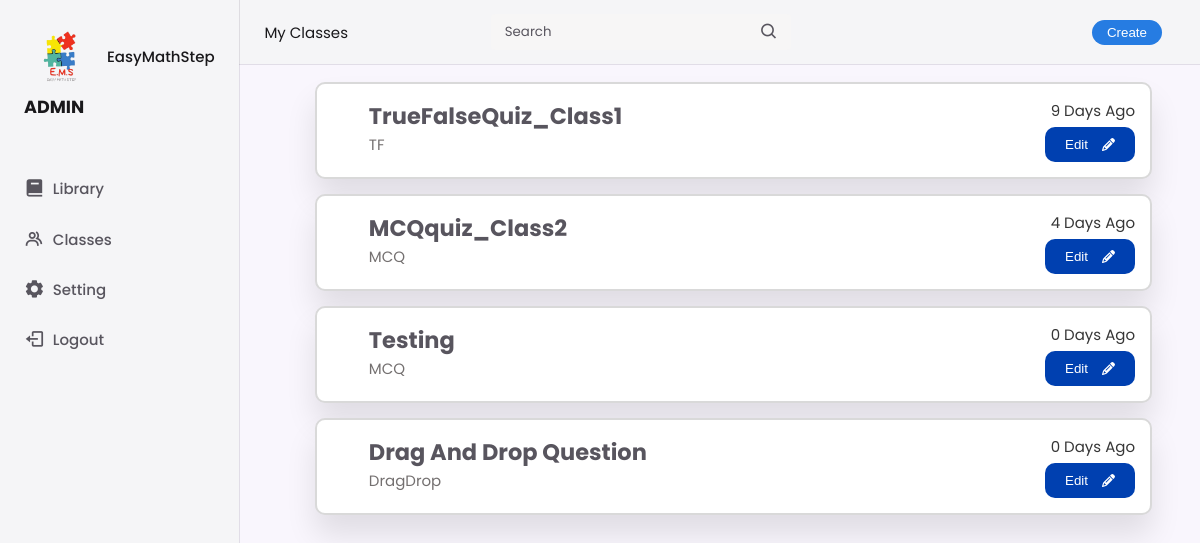
Page /library_page.php (signed in) on the committed database.
### tables this page shows
CREATE TABLE `teacher` (
  `teacher_email` varchar(255) NOT NULL,
  `password` varchar(255) DEFAULT NULL,
  `teacher_name` char(100) DEFAULT NULL,
  `teacher_number` varchar(20) DEFAULT NULL
);

CREATE TABLE `lesson` (
  `lesson_id` int(11) NOT NULL,
  `lesson_name` char(100) DEFAULT NULL,
  `teacher_email` varchar(255) DEFAULT NULL,
  `question_type` enum('MCQ','TF','DragDrop') DEFAULT NULL,
  `date_changes` datetime DEFAULT current_timestamp() ON UPDATE current_timestamp()
);

### Teacher_loginValidate.php (called while the page is built, shortened)
<?php
include('database/connection.php');
$user_email = $_COOKIE['user_email'];
$username_query = "SELECT * FROM teacher WHERE teacher_email = '$user_email'";
$result = $conn->query($username_query);
$row = $result->fetch_assoc();
$teacherName = $row['teacher_name']
?>

### library_page.php (the view, shortened to what this page needs)
<!DOCTYPE html>
<html lang="en">
<head>
    <link rel="stylesheet" href="./Css_folder/teacher_base.css">
    <link rel="stylesheet" href="./Css_folder/library_page.css">
    <link rel="stylesheet" href="https://cdn.jsdelivr.net/npm/boxicons@latest/css/boxicons.min.css">
    <link rel="stylesheet" href="https://cdnjs.cloudflare.com/ajax/libs/font-awesome/5.15.4/css/all.min.css" />
</head>
<body>
    <?php
    include('teacher_base.php');
    $sql = "SELECT lesson_id, lesson_name, question_type, date_changes FROM lesson WHERE teacher_email = ?";
    $stmt = $conn->prepare($sql);
    $stmt->bind_param("s", $user_email);
    $stmt->execute();
    $result = $stmt->get_result();
    while ($row = $result->fetch_assoc()) {
        $lesson_id = htmlspecialchars($row['lesson_id']);
        $lesson_name = htmlspecialchars($row['lesson_name']);
        $question_type = htmlspecialchars($row['question_type']);
        $date_changes = htmlspecialchars($row['date_changes']);
        $current_date = new DateTime();
        $date_change = new DateTime($date_changes);
        $interval = $current_date->diff($date_change);
        $days_ago = $interval->days . " days ago";
        $icons = [
            'MCQ' => "<i class='fas fa-question-circle'></i>",
            'DragDrop' => "<i class='far fa-hand-lizard'></i>",
            'TF' => "<i class='fas fa-check-circle'></i>"
        ];
        $icon = $icons[$question_type] ?? '';
        echo "
        <div class='quizgame_wapper'>
            <div class='quiz-container'>
                <div class='quiz-detail'>
                    <div class='img'>
                        $icon
                    </div>
                    <div class='text'>
                        <h2>$lesson_name</h2>
                        <span>$question_type</span>
                    </div>
                </div>
                <div class='edit_info'>
                    <span>$days_ago</span>
                    <div>
                        <button class='Btn' onclick='openModal(\"$lesson_id\", \"$question_type\")'>
                            Edit
                            <svg class='svg' viewBox='0 0 512 512'>
                                <path d='M410.3 231l11.3-11.3-33.9-33.9-62.1-62.1L291.7 89.8l-11.3 11.3-22.6 22.6L58.6 322.9c-10.4 10.4-18 23.3-22.2 37.4L1 480.7c-2.5 8.4-.2 17.5 6.1 23.7s15.3 8.5 23.7 6.1l120.3-35.4c14.1-4.2 27-11.8 37.4-22.2L387.7 253.7 410.3 231zM160 399.4l-9.1 22.7c-4 3.1-8.5 5.4-13.3 6.9L59.4 452l23-78.1c1.4-4.9 3.8-9.4 6.9-13.3l22.7-9.1v32c0 8.8 7.2 16 16 16h32zM362.7 18.7L348.3 33.2 325.7 55.8 314.3 67.1l33.9 33.9 62.1 62.1 33.9 33.9 11.3-11.3 22.6-22.6 14.5-14.5c25-25 25-65.5 0-90.5L453.3 18.7c-25-25-65.5-25-90.5 0zm-47.4 168l-144 144c-6.2 6.2-16.4 6.2-22.6 0s-6.2-16.4 0-22.6l144-144c6.2-6.2 16.4-6.2 22.6 0s6.2 16.4 0 22.6z'></path>
                            </svg>
                        </button>
                    </div>
                </div>
            </div>
        </div>
        ";
    }
    ?>
</body>
</html>

### teacher_base.php (shortened to what this page needs)
<?php
include('Teacher_loginValidate.php');
?>
      <header class="header">
            <div class="header-container">
                  <a class="header-title">My Classes</a>
                  <div class="header-search">
                        <input type="search" placeholder="Search" class="header-input">
                        <i class="bx bx-search header-icon"></i>
                  </div>
                  <div class="header-create-class">
                        <button class="create-class-btn" id="create_btn"> Create </button>
                  </div>
            </div>
      </header>
      <div class="nav" id="navbar">
            <nav class="nav-container">
                  <div>
                        <a href="#" class="nav-link nav-logo">
                              <img src="src/logo.png" width="75" class="nav-icon">
                              <span class="logo-title">EasyMathStep</span>
                        </a>
                        <div class="nav-list">
                              <div class="nav-item">
                                    <h3 class="nav-subtitle"><?php echo "$teacherName"?> </h3>
                                    <a href="library_page.php" class="nav-link">
                                          <i class='bx bxs-book nav-icon'></i>
                                          <span class="nav-name">Library</span>
                                    </a>
                                    <a href="classes_page.php" class="nav-link">
                                          <i class='bx bx-group nav-icon' ></i>
                                          <span class="nav-name">Classes</span>
                                    </a>
                                    <a href="setting_page.php" class="nav-link">
                                          <i class='bx bxs-cog nav-icon' ></i>
                                          <span class="nav-name">Setting</span>
                                    </a>
                                    <a href="#" class="nav-link">
                                          <i class='bx bx-log-out nav-icon'></i>
                                          <span class="nav-name">Logout</span>
                                    </a>
                              </div>
                        </div>
                  </div>
            </nav>
      </div>

### Css_folder/teacher_base.css (style rules this page uses)
:root { --header-height: 3.5rem; --nav-width: 219px; --first-color: #267ce2; --first-color-light: #eeebeb; --title-color: #19181b; --text-color: #58555e; --text-color-light: #a5a1aa; --body-color: #f9f6fd; --container-color: #F5F5F7; --container-color-light:#f7f6f6; --body-font: "Poppins", sans-serif; --normal-font-size: .938rem; --small-font-size: .75rem; --smaller-font-size: .75rem; --font-medium-: 500; --font-semi-bold-: 600; --z-fixed: 100; }
@media screen and (min-width: 1024px) { :root { --normal-font-size--: 1rem; --small-font-size--: .875em; --smaller-font-size--: .813rem; } }
*,::before,::after { box-sizing: border-box; }
body { margin: var(--header-height) 0 0 0; padding: 1rem 1rem 0; font-family: var(--body-font); font-size: var(--normal-font-size); background-color: var(--body-color); color: var(--text-color); text-decoration: none; }
h3 { margin: 0; }
a { text-decoration: none; }
img { max-width: 100%; height:auto; }
.header { position: fixed; top: 0px; left: 10px; width: 100%; background-color: var(--container-color); box-shadow: 0px 1px 0 rgb(22,8,43,.1); padding: 0 1rem; z-index: var(--z-fixed); }
.header-container { display: flex; align-items: center; height: var(--header-height); justify-content: space-between; }
.header-title { color: var(--title-color); font-size: var(--font-semi-bold-); }
.header-search { display: flex; width: 300px; padding: .40rem .75rem; background-color: var(--container-color-light); border-radius: .25rem; }
.header-input { width: 100%; border: none; outline: none; background-color: var(--container-color-light); }
.header-input::placeholder { font-family: var(--body-font); color: var(--text-color); }
.header-icon, .headertoggle { font-size: 1.2rem; }
.create-class-btn { color: white; background-color: #267CE2; padding: 5px 15px; border: none; border-radius: 20px; cursor: pointer; }
.nav { position: fixed; top: 0; left: -100%; height: 100vh; padding: 1rem 1rem 3rem; background-color: var(--container-color); box-shadow: 1px 0 0 rgb(22, 8, 43,.1); z-index: var(--z-fixed); transition: .4s; }
.nav-container { height: 100%; display: flex; flex-direction: column; justify-content: space-between; overflow: auto; }
.logo-title { line-height: 1; color: var(--title-color); }
.nav-logo { font-weight: var(--font-medium-); }
.nav-list, .nav-item { display: grid; }
.nav-item { row-gap: 1.5rem; }
.nav-subtitle { font-family: var(--normal-font-size); text-transform: uppercase; color: var(--title-color); margin-bottom: 30px; }
.nav-link { display: flex; align-items: center; color: var(--text-color); }
.nav-icon { font-size: 2.5rem; margin-right: .5rem; }
.nav-name { font-size: var(--font-size); font-weight: var(--font-medium-); white-space: nowrap; }
@media screen and (min-width:1024px) { body { padding: 1rem 3rem 0 6rem; margin-left: var(--nav-width); } }
@media screen and (min-width:1024px) { .header { padding: 0 3rem 0 6rem; } }
@media screen and (min-width:1024px) { .header-container { height: calc(var(--header-height) + .5rem); justify-content: space-between; gap: 10px; } }
@media screen and (min-width:1024px) { .header-title { position: relative; left: 15%; } }
@media screen and (min-width:1024px) { .header-search { width: 300px; padding: .55rem .75rem; } }
@media screen and (min-width:1024px) { .nav { left: 0; padding: 1.2rem 1.5rem 3rem; } }
@media screen and (min-width:1024px) { .nav-item { row-gap: 1.7rem; } }
@media screen and (min-width:1024px) { .nav-icon { font-size: 1.3rem; } }

### Css_folder/library_page.css (style rules this page uses)
.quizgame_wapper { margin: 10px auto; padding: 0; text-transform: capitalize; }
.quiz-container { width: 100%; padding: 15px; cursor: pointer; display: flex; border-radius: 10px; background: #fff; margin-bottom: 15px; justify-content: space-between; border: 2px solid rgb(217, 217, 217); box-shadow: 0 20px 30px rgba(0, 0, 0, 0.1); }
.quiz-detail { display: flex; }
.quiz-detail .text { margin-left: 2.3rem; }
.quiz-detail .text h2 { margin: 0px; }
.quiz-detail .text span { color: rgb(116, 112, 112); }
.edit_info { text-align: right; color: rgb(54, 54, 54); }
.Btn { position: relative; display: flex; align-items: center; justify-content: flex-start; width: 90px; height: 35px; border: none; padding: 0px 20px; background-color: #0040B0; color: white; margin-top: 5px; font-weight: 500; cursor: pointer; border-radius: 10px; transition-duration: .3s; }
.svg { width: 13px; position: absolute; right: 0; margin-right: 20px; fill: white; transition-duration: .3s; }

### rows in the picture
teacher: teacher_name "ADMIN"
lesson: lesson_name "TrueFalseQuiz_Class1", question_type "TF"
lesson: lesson_name "MCQquiz_Class2", question_type "MCQ"
lesson: lesson_name "Testing", question_type "MCQ"
lesson: lesson_name "Drag And Drop Question", question_type "DragDrop"
